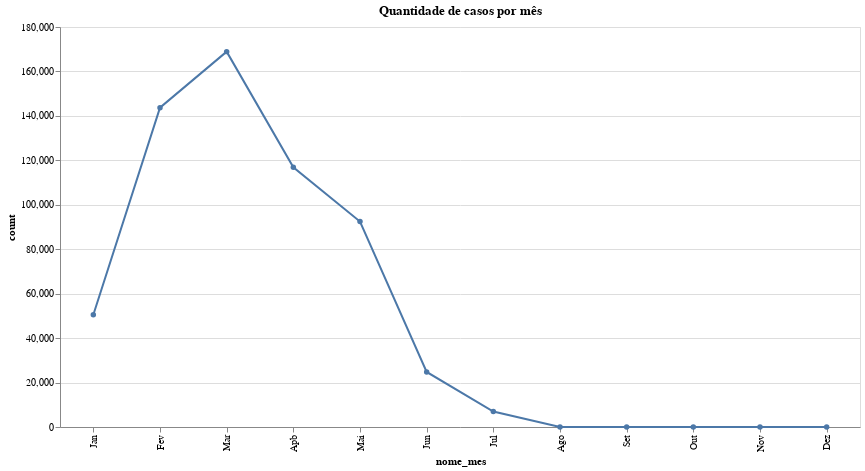

The code cell stored with this chart in its notebook:
### Code cell
month_names = {
    1: 'Jan', 2: 'Fev', 3: 'Mar', 4: 'Apb', 5: 'Mai', 6: 'Jun',
    7: 'Jul', 8: 'Ago', 9: 'Set', 10: 'Out', 11: 'Nov', 12: 'Dez'
}

# Agregando casos por mes
count_mes = df.groupby('mes')['mes'].count().reset_index(name='count')
count_mes['nome_mes'] = count_mes['mes'].map(month_names)

# Dataframe com os 12 meses do ano
all_months = pd.DataFrame({'mes': range(1, 13)})
all_months['nome_mes'] = all_months['mes'].map(month_names)

# Merge dos datasets
final_count_mes = pd.merge(all_months, count_mes, on=['mes', 'nome_mes'], how='left').fillna(0)

# Grafico de linhas
chart = alt.Chart(final_count_mes).mark_line(point=True).encode(
    alt.X('nome_mes:N', sort=alt.EncodingSortField(field="mes", order='ascending')),
    y='count:Q',
    tooltip=['nome_mes', 'count']
).properties(
    title='Quantidade de casos por mês',
    width=800,
    height=400
)

chart.display()

final_count_mes = None
gc.collect()

### Figure 1 — Vega-Lite specification as saved in the notebook (floating-point values rounded to 4 significant figures)
{"config": {"view": {"continuousWidth": 300, "continuousHeight": 300}}, "data": {"name": "data-9362a7f7751056973d88d1a66a662906"}, "mark": {"type": "line", "point": true}, "encoding": {"tooltip": [{"field": "nome_mes", "type": "nominal"}, {"field": "count", "type": "quantitative"}], "x": {"field": "nome_mes", "sort": {"field": "mes", "order": "ascending"}, "type": "nominal"}, "y": {"field": "count", "type": "quantitative"}}, "height": 400, "title": "Quantidade de casos por mês", "width": 800, "$schema": "https://vega.github.io/schema/vega-lite/v5.20.1.json", "datasets": {"data-9362a7f7751056973d88d1a66a662906": [{"mes": 1, "nome_mes": "Jan", "count": 50510.0}, {"mes": 2, "nome_mes": "Fev", "count": 143700.0}, {"mes": 3, "nome_mes": "Mar", "count": 168900.0}, {"mes": 4, "nome_mes": "Apb", "count": 116900.0}, {"mes": 5, "nome_mes": "Mai", "count": 92440.0}, {"mes": 6, "nome_mes": "Jun", "count": 24780.0}, {"mes": 7, "nome_mes": "Jul", "count": 6978.0}, {"mes": 8, "nome_mes": "Ago", "count": 0.0}, {"mes": 9, "nome_mes": "Set", "count": 0.0}, {"mes": 10, "nome_mes": "Out", "count": 0.0}, {"mes": 11, "nome_mes": "Nov", "count": 0.0}, {"mes": 12, "nome_mes": "Dez", "count": 51.0}]}}
